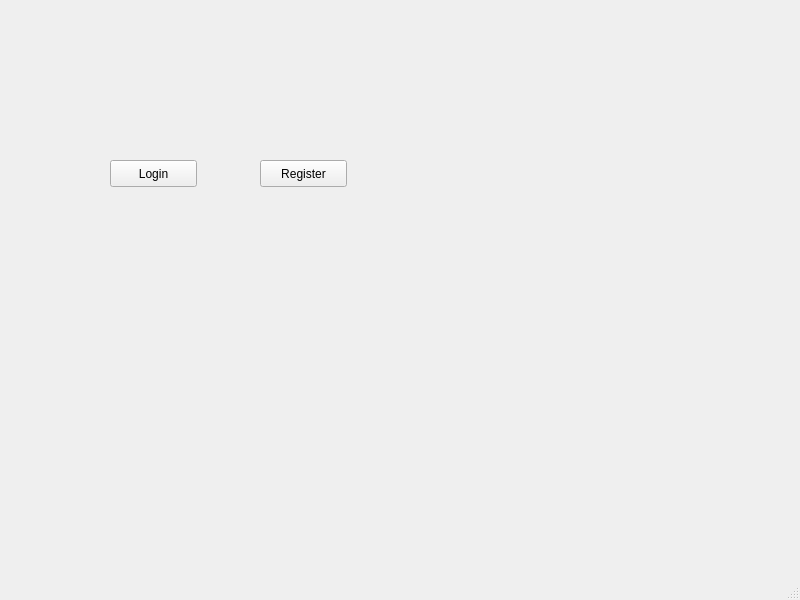
<?xml version="1.0" encoding="UTF-8"?>
<ui version="4.0">
 <class>MainWindow</class>
 <widget class="QMainWindow" name="MainWindow">
  <property name="geometry">
   <rect>
    <x>0</x>
    <y>0</y>
    <width>800</width>
    <height>600</height>
   </rect>
  </property>
  <property name="windowTitle">
   <string>MainWindow</string>
  </property>
  <widget class="QWidget" name="centralwidget">
   <widget class="QPushButton" name="btnLoginPage">
    <property name="geometry">
     <rect>
      <x>110</x>
      <y>160</y>
      <width>87</width>
      <height>27</height>
     </rect>
    </property>
    <property name="text">
     <string>Login</string>
    </property>
   </widget>
   <widget class="QPushButton" name="btnRegisterPage">
    <property name="geometry">
     <rect>
      <x>260</x>
      <y>160</y>
      <width>87</width>
      <height>27</height>
     </rect>
    </property>
    <property name="text">
     <string>Register</string>
    </property>
   </widget>
  </widget>
  <widget class="QMenuBar" name="menubar">
   <property name="geometry">
    <rect>
     <x>0</x>
     <y>0</y>
     <width>800</width>
     <height>24</height>
    </rect>
   </property>
  </widget>
  <widget class="QStatusBar" name="statusbar"/>
 </widget>
 <resources/>
 <connections/>
</ui>
